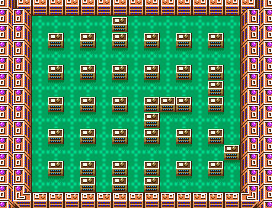

This is a level from a 2D game, rendered from its Tiled map with the project's own tilesets. A one-line summary and the map file follow, with tile-layer data summarised:
An orthogonal 17x13 tile map with 16x16 px tiles, 3 tile layers (background, obstacles, walls) and 45 objects.

<map version="1.8" tiledversion="1.8.4" orientation="orthogonal" renderorder="right-down" width="17" height="13" tilewidth="16" tileheight="16" infinite="0" nextlayerid="9" nextobjectid="47">
 <tileset firstgid="1" source="tileSetMap.tsx" />
 <layer id="1" name="background" width="17" height="13">
  <data>[221 cells, 221 non-empty, 2 distinct tile ids]</data>
 </layer>
 <layer id="3" name="obstacles" width="17" height="13">
  <data>[221 cells, 38 non-empty, 1 distinct tile ids]</data>
 </layer>
 <layer id="2" name="walls" width="17" height="13">
  <data>[221 cells, 78 non-empty, 8 distinct tile ids]</data>
 </layer>
 <objectgroup color="#ccdf1f" id="8" name="enemysPositions">
  <object id="44" x="215.25" y="152">
   <point />
  </object>
  <object id="45" x="70.25" y="184">
   <point />
  </object>
  <object id="46" x="231" y="22.5">
   <point />
  </object>
 </objectgroup>
 <objectgroup id="7" name="portal" />
 <objectgroup id="6" name="dsObstacle" />
 <objectgroup color="#aa0000" id="4" name="collision">
  <object id="1" x="32.0118" y="16.5359">
   <polyline points="0,0 -0.423997,175.323 207.971,175.111 207.547,-0.847994 4.02797,-0.423997" />
  </object>
  <object id="2" x="48.0566" y="33.0424" width="15.8747" height="14.9232" />
  <object id="4" x="48.0566" y="33.0424" width="15.8747" height="14.9232" />
  <object id="5" x="80.0113" y="32.9929" width="15.8747" height="14.9232" />
  <object id="6" x="112.106" y="33.0601" width="15.8747" height="14.9232" />
  <object id="7" x="112.063" y="16.9732" width="15.8747" height="14.9232" />
  <object id="8" x="111.976" y="65.0167" width="15.8747" height="14.9232" />
  <object id="9" x="144.063" y="32.9732" width="15.8747" height="14.9232" />
  <object id="10" x="175.932" y="33.0601" width="15.8747" height="14.9232" />
  <object id="11" x="208.019" y="33.1036" width="15.8747" height="14.9232" />
  <object id="12" x="208.019" y="64.9732" width="15.8747" height="14.9232" />
  <object id="13" x="208.019" y="81.0601" width="15.8747" height="14.9232" />
  <object id="14" x="208.019" y="97.0601" width="15.8747" height="14.9232" />
  <object id="15" x="208.063" y="128.973" width="15.8747" height="14.9232" />
  <object id="16" x="224.106" y="145.017" width="15.8747" height="14.9232" />
  <object id="17" x="208.019" y="161.147" width="15.8747" height="14.9232" />
  <object id="18" x="176.019" y="161.104" width="15.8747" height="14.9232" />
  <object id="19" x="144.063" y="161.017" width="15.8747" height="14.9232" />
  <object id="20" x="144.063" y="177.06" width="15.8747" height="14.9232" />
  <object id="21" x="112.063" y="177.017" width="15.8747" height="14.9232" />
  <object id="22" x="112.063" y="161.017" width="15.8747" height="14.9232" />
  <object id="23" x="80.0192" y="161.06" width="15.8747" height="14.9232" />
  <object id="24" x="79.9757" y="177.06" width="15.8747" height="14.9232" />
  <object id="25" x="48.0192" y="161.104" width="15.8747" height="14.9232" />
  <object id="26" x="48.0626" y="128.973" width="15.8747" height="14.9232" />
  <object id="27" x="80.0192" y="129.06" width="15.8747" height="14.9232" />
  <object id="28" x="112.063" y="129.07" width="15.8747" height="14.9232" />
  <object id="29" x="144.051" y="128.949" width="15.8747" height="14.9232" />
  <object id="30" x="143.976" y="113.06" width="15.8747" height="14.9232" />
  <object id="31" x="144.106" y="96.9297" width="15.8747" height="14.9232" />
  <object id="32" x="160.063" y="97.0167" width="15.8747" height="14.9232" />
  <object id="33" x="176.063" y="97.0167" width="15.8747" height="14.9232" />
  <object id="34" x="176.063" y="128.973" width="15.8747" height="14.9232" />
  <object id="35" x="176.019" y="65.0601" width="15.8747" height="14.9232" />
  <object id="36" x="144.15" y="65.0167" width="15.8747" height="14.9232" />
  <object id="37" x="112.15" y="96.9732" width="15.8747" height="14.9232" />
  <object id="38" x="80.0192" y="97.0167" width="15.8747" height="14.9232" />
  <object id="39" x="47.9757" y="97.0601" width="15.8747" height="14.9232" />
  <object id="40" x="48.0626" y="64.9297" width="15.8747" height="14.9232" />
  <object id="41" x="80.0192" y="65.0167" width="15.8747" height="14.9232" />
  <object id="42" x="80.0626" y="33.0167" width="15.8747" height="14.9232" />
 </objectgroup>
 <objectgroup id="5" name="positionStartPlayer">
  <object id="43" x="40.25" y="23.5">
   <point />
  </object>
 </objectgroup>
</map>